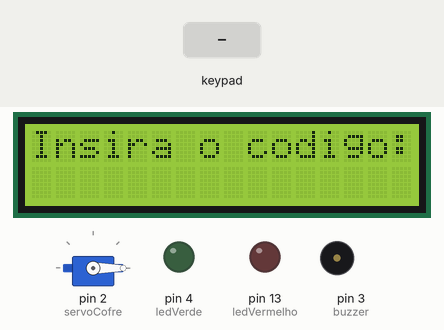
A sketch run on a simulated Arduino Uno, built with avr-gcc and run on an emulated ATmega328P. Parts: servo, 16×2 character LCD, output pins drawn as LEDs (lit = HIGH), buzzer (waves = sounding). Inputs (shaded band) come from the test bench.

Above: at 5.3 s.
5.4 s: key 'A' pressed
At 6.8 s:
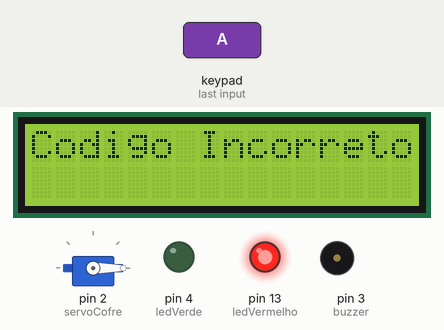
8.4 s: keypad keys 1 2 3 4 A pressed 0.4 s apart
At 11.5 s:
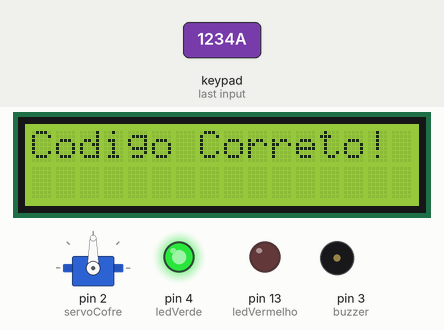
12.5 s: key 'B' pressed
15.5 s: keypad keys 1 2 3 4 # pressed 0.4 s apart
At 18.1 s:
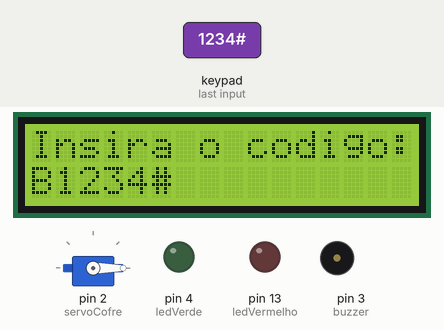
19.0 s: key 'C' pressed
At 19.5 s:
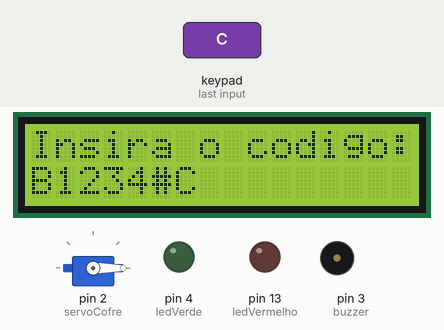
20.5 s: keypad keys 1 2 3 4 * pressed 0.4 s apart
At 22.9 s:
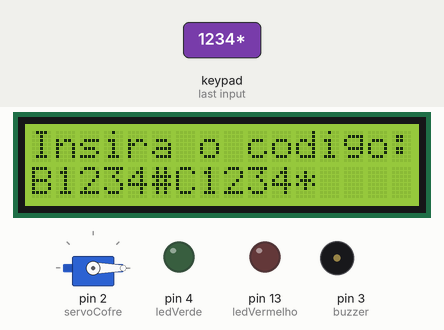
Timing chart, 0 to 24.4 s (numbered marks = the images above; inputs shaded):
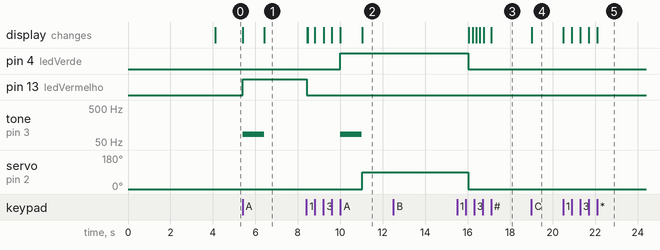

The sketch:

codigo.ino
```cpp
// C++ code
#include <Wire.h>
#include <Keypad.h>
#include <Adafruit_LiquidCrystal.h>
#include <Servo.h>

Servo servoCofre;
const byte LINHAS = 4;
const byte COLUNAS = 4;
char teclas[LINHAS][COLUNAS] = {
  {'1', '2', '3', 'A'},
  {'4', '5', '6', 'B'},
  {'7', '8', '9', 'C'},
  {'*', '0', '#', 'D'}
};
byte linhaPins[LINHAS] = {5, 6, 7, 8};
byte colunaPins[COLUNAS] = {9, 10, 11, 12};

Keypad teclado = Keypad(makeKeymap(teclas), linhaPins, colunaPins, LINHAS, COLUNAS);

Adafruit_LiquidCrystal lcd(0);

const int ledVerde = 4;
const int ledVermelho = 13;
const int buzzer = 3;

String codigoCorreto = "1234";
String codigoInserido = "";

void setup() {
  pinMode(ledVerde, OUTPUT);
  pinMode(ledVermelho, OUTPUT);
  pinMode(buzzer, OUTPUT);
  digitalWrite(ledVerde, LOW);
  digitalWrite(ledVermelho, LOW);
  servoCofre.attach(2);
  servoCofre.write(0);

  lcd.begin(16, 2);
  lcd.print("Use 'A' para");
  lcd.setCursor(0,1);
  lcd.print("verificar.");
  delay(4000);
  lcd.clear();
  lcd.print("Insira o codigo:");
}

void loop() {
  char tecla = teclado.getKey();
  if (tecla) {
    if (tecla == 'A') {
      verificarCodigo();
    } else {
      codigoInserido += tecla;
      lcd.setCursor(codigoInserido.length() - 1, 1);
      lcd.print(tecla);
    }
  }
}

void verificarCodigo() {
  lcd.clear();
  if (codigoInserido == codigoCorreto) {
    digitalWrite(ledVerde, HIGH);
    tone(buzzer, 85);
    delay(1000);
    noTone(buzzer);
    lcd.print("Codigo Correto!");
    servoCofre.write(90);
  	delay(5000);
  	servoCofre.write(0);
    digitalWrite(ledVerde, LOW);
  } else {
    digitalWrite(ledVermelho, HIGH);
    tone(buzzer, 85);
    delay(1000);
    noTone(buzzer);
    lcd.print("Codigo Incorreto!");
    delay(2000);
    digitalWrite(ledVermelho, LOW);
  }
  codigoInserido = "";
  lcd.clear();
  lcd.print("Insira o codigo:");
}
```

Measured:
- after the input at 5.4 s, pin 13 (ledVermelho): LOW → HIGH at once; tone on pin 3 (buzzer): silent → 85 Hz at once, → silent 1.0 s later; the display: first changes at once (image 1 shows a later state)
- after the input at 8.4 s, pin 4 (ledVerde): LOW → HIGH after 1.6 s; tone on pin 3 (buzzer): silent → 85 Hz after 1.6 s, → silent 1.0 s later; servo on pin 2 (servoCofre): 0° → 90° after 2.6 s; the display: first differs from a run without the input after 0.06 s (image 2 shows a later state)
- after the input at 12.5 s, every drawn part: stays the same
- after the input at 19.0 s, the display: changes at once (image 4)
- after the input at 20.5 s, the display: first changes at once (image 5 shows a later state)
